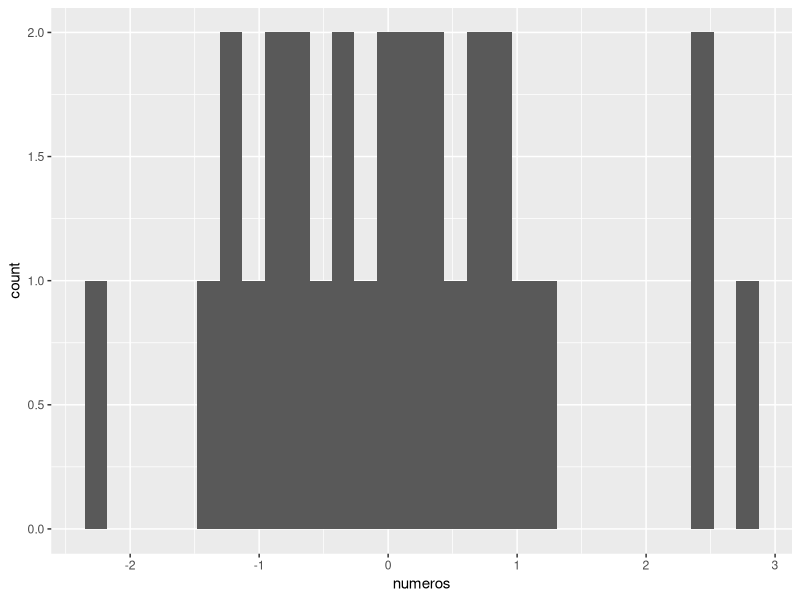

The R script that drew this image:
## ---- chunk 1
message("Esto es un mensaje ")
## ---- chunk 2
library(ggplot2)
## ---- chunk 3
numeros <- rnorm(30, 0,1) # Números aleatorios
numeros[19] <- NA # Agrego un NA
x <- as.data.frame(numeros)

ggplot(x, aes(x=numeros))+
  geom_histogram()
## ---- chunk 4
seq_mala <- seq(-20,10)
loga <- log10(seq_mala)

mean(loga)
## ---- chunk 5
    mat <- matrix(letters[5:20], nrow = 5)

    mean(mat)
    str(mat)
## ---- chunk 6
mat2 <- matrix(sample(50), nrow = 5)
mat2[5,5] <- NA
mat2

mean(mat2)
## ---- chunk 7
mean(mat2, na.rm = TRUE)
